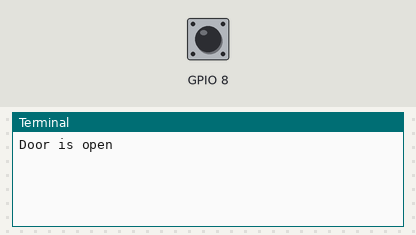
Recording of a program running on a simulated Raspberry Pi (BCM pin numbers). Parts: the last lines printed to the terminal. The test bench sets the inputs (shaded band); at power-on: GPIO 8 HIGH. The clock reads 2024-03-15 10:24:30 at power-on unless the program sets it; each call to the cloud database takes 0.3 s, and an entry nobody has set reads as its off value or as empty.

Above: at 1.5 s.
1.6 s: GPIO 8 pulled LOW for 0.15 s
At 1.81 s:
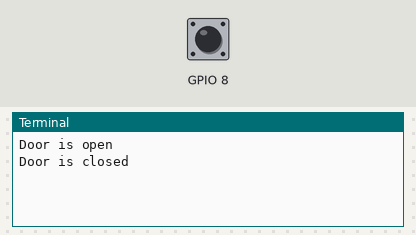
At 2.4 s:
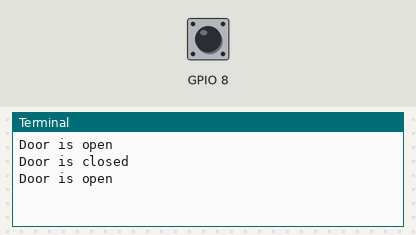

Measured:
- after the input at 1.6 s, the terminal: prints a new line at once (image 1)

The program:

door.py
```python
import RPi.GPIO as GPIO
import time
import datetime

import pyrebase

# Don't make this info public!!!
config = {
  "apiKey": "AIzaSyB1X48SrnZyb0IE4j8UDooTmqmX7-cdgXY",
  "authDomain": "smart-home-pwa.firebaseapp.com",
  "databaseURL": "https://smart-home-pwa.firebaseio.com",
  "storageBucket": "smart-home-pwa.appspot.com"
}

firebase = pyrebase.initialize_app(config)

db = firebase.database()

GPIO.setwarnings(False)
GPIO.setmode(GPIO.BCM)
# GPIO.setup(8, GPIO.IN)
GPIO.setup(8, GPIO.IN, pull_up_down=GPIO.PUD_UP)
# Use inbuilt gpio pull-up resistor, sensor activated when pin pulled HIGH
# Pin is pulled-up to HIGH when not active (door open) to prevent floating value


# check if pin is high
def doorSensor():
   if GPIO.input(8): # 1 = rising = door came on
      print("Door is open")
      #record date and time
      date = datetime.datetime.now().strftime("%m/%d/%Y %H:%M")
      # # update firebase door LED
      db.update({
         u'system1/led3': True,
         u'system1/door': True,
         u'system1/doorTime': date
      })
      # time.sleep(1)

   if GPIO.input(8) == False:
      print("Door is closed")
      # update firebase door LED
      db.update({
         u'system1/led3': False,
         u'system1/door': False
      })
      # time.sleep(1)

# Callback function to run in another thread when door sensor triggered
def inputChng(channel):
   doorSensor()

# add event listener on pin 8, to listen and interrupt main loop when detector activates and deactivates
# GPIO.BOTH detects rising and falling
GPIO.add_event_detect(8, GPIO.BOTH, callback=inputChng, bouncetime=30)

try:
   # check status when first executed
   doorSensor()

   while True:

      # infinitely do nothing
      time.sleep(1)


except KeyboardInterrupt:
    GPIO.cleanup()       # clean up GPIO on CTRL+C exit
GPIO.cleanup()           # clean up GPIO on normal exit
```
